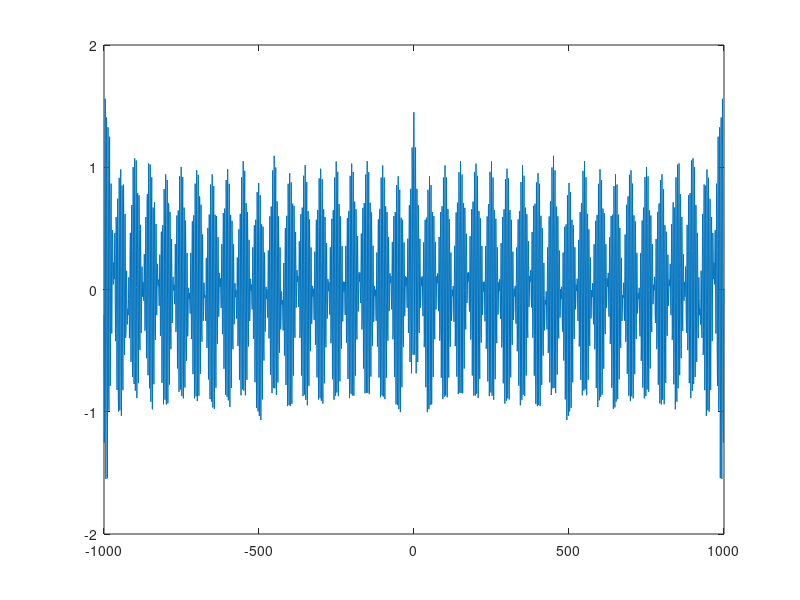

Source code (MATLAB): (Note: this script raises an error after producing the figure.)
% Ve mat do pho cong suat, dung mo hinh AR, 
% phuong trinh Yule - Walker
% uoc luong ham tu tuong quan khong lech (unbiased estimation)

clear
close all
clc
load myfile.mat xx

N=1001;
T=0.001;

tt=xx(1,:);
yy=xx(2,:);

% Uoc luong ham tu tuong quan
for m=1:N
    s(m)=0;
    for k=1:(N-m+1)
        s(m)=s(m) + yy(k)*yy(k+m-1);
    end
    r(m)=s(m)/(N-m+1);
end

for m=1001:2001
    rr(m)=r(m-1000);
end

for m=1:1000
    rr(m)=rr(2001-m);
end

mm=-1000:1000;
figure
plot(mm,rr);

% Tim p
for p=1:100
    
    rn=zeros(p,1);
    R=zeros(p,p); 
    theta=zeros(p,1);
    for k=1:p
        rn(k)=rr(k+1001);
    end

    for m=1:p
        for n=1:p
            R(m,n) = -rr(m-n+1001);
        end
    end

    theta = R\rn;

    Jmin=(rn-R*theta)'*(rn-R*theta);

    b0 = theta*rn;

    AIC(p) = 2*p/N + log(b0.^2);
   
end

pp=1:100;
plot(pp,AIC);

min=AIC(1);
for p=1:100
    if (AIC(p)<min)
        min=AIC(p);
        p0=p;
    end
end

fprintf(' Gia tri p de AIC nho nhat la: %d',p0);


% Sau khi da xac dinh duoc p, ta ve pho mat do cong suat
p=p0;
xn=zeros(N-p,1);
R=zeros(N-p,p); 
theta=zeros(p,1);
for k=1:(N-p)
     xn(k)=yy(k+p);
end



for m=1:(N-p)
    for n=1:p
        R(m,n) = -yy(m+p-n);
    end
end

theta = (R'*R)\R'*xn;

Jmin=(xn-R*theta)'*(xn-R*theta);

b0 = sqrt(Jmin/(N-p));

for f=1:500
    s(f)=1;
    for k=1:p
        s(f)=s(f)+theta(k)*exp(-1i*2*pi*f*T.*k);
    end
    H(f)=b0/s(f);
    
end

P=(abs(H)).^2;
P_3db=20*log10(P);

figure
ff=1:500;
plot(ff,P);

figure
plot(ff,P_3db);